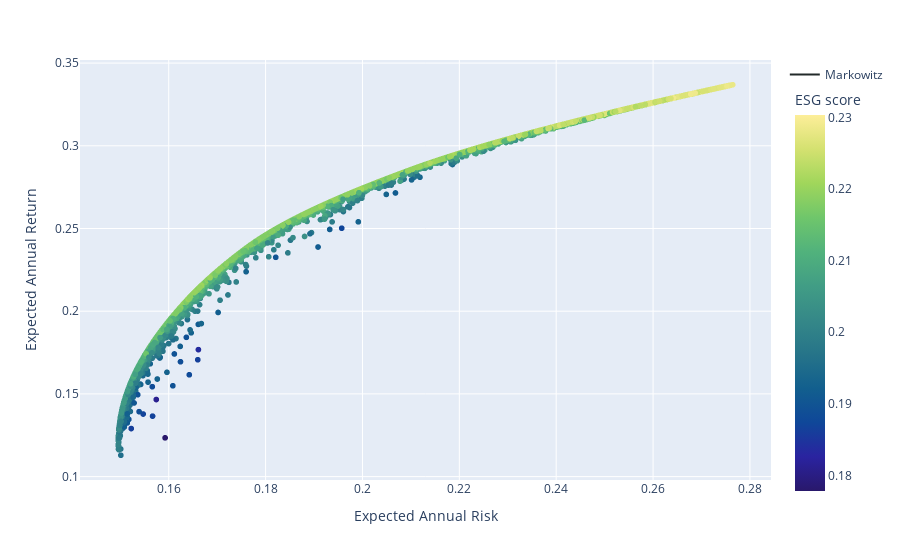

Notebook cell for this chart:
### Code cell
fig = my_plotting.plotting_projection_plotly(FA_3D_best, ef_R)
fig.show()
